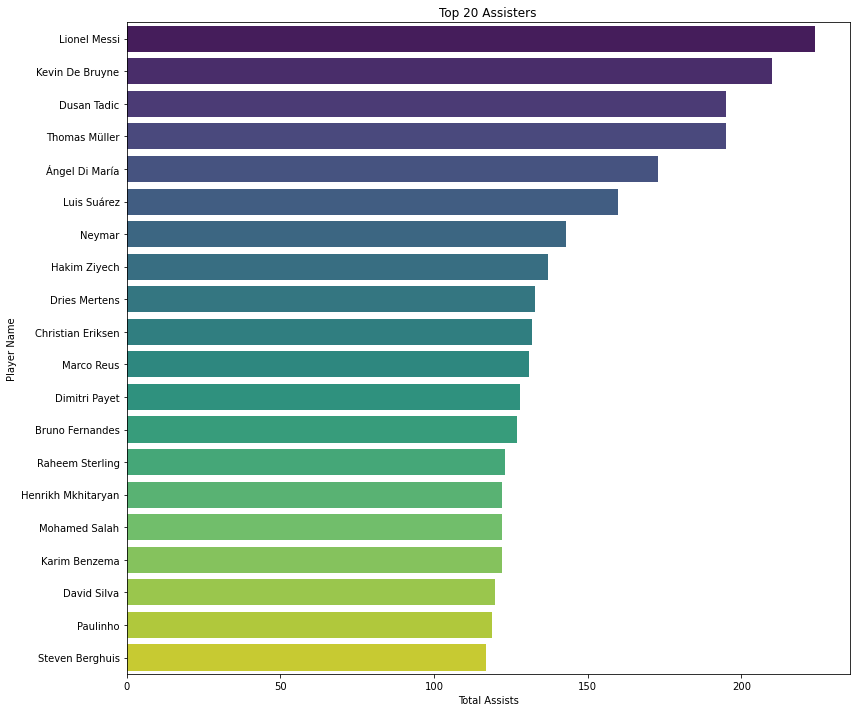

The script that drew this image:
# -*- coding: utf-8 -*-
"""
Created on Thu Sep  5 11:52:32 2024

@author: Heikki
"""

import pyodbc
import pandas as pd
import matplotlib.pyplot as plt
import seaborn as sns

# Connection to Database
conn = pyodbc.connect(
    "Driver={ODBC Driver 18 for SQL Server};"
    "Server=localhost\\SQLEXPRESS;"
    "Database=FootballDB;"
    "Trusted_Connection=yes;"
    "TrustServerCertificate=yes"
)

# Query to get data
query = ("""
         SELECT p.name, p.player_id, p.current_club_name, a.assists
         FROM dbo.Players AS p
         JOIN dbo.Appereances AS a ON p.player_id = a.player_id
         """)

# Read SQL query into a DataFrame
data = pd.read_sql(query, conn)

# Close the connection
conn.close()

# Preview the DataFrame
print(data)

# Calculate total assists by player
total_assists = data.groupby('name')['assists'].sum().reset_index()

# Sort by total assists in descending order
top_assisters = total_assists.sort_values(by='assists', ascending=False)

# Preview the top assisters
print(top_assisters)

# Plot the top 20 assisters
plt.figure(figsize=(12, 10))
sns.barplot(x='assists', y='name', data=top_assisters.head(20), palette='viridis')
plt.title('Top 20 Assisters')
plt.xlabel('Total Assists')
plt.ylabel('Player Name')

# Rotate y-axis labels if needed
plt.yticks(rotation=0)

# Adjust layout to fit all labels
plt.tight_layout()

plt.show()
